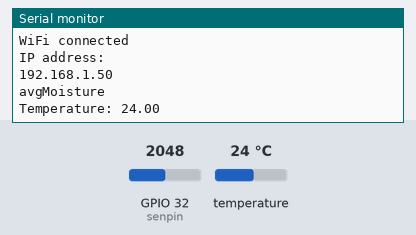
Bench run of a sketch on a simulated ESP32. Shown: the last lines printed to the serial monitor. The test bench sets the inputs (shaded band); at power-on: GPIO 32 (senpin) = 2048, temperature 24 °C. WiFi joins after 1.5 s; servers stay silent unless stated; no MQTT or app messages arrive unless stated.

Above: at 2.7 s.
2.8 s: GPIO 32 (senpin) set to 2640
At 4.3 s:
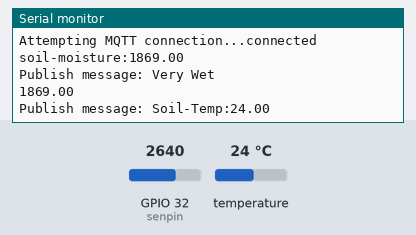
4.6 s: temperature set to 12 °C
At 6.4 s:
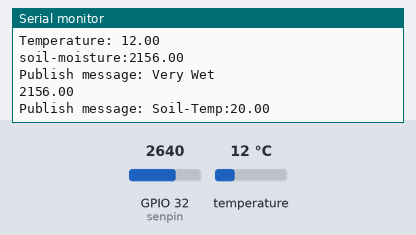
11.5 s: temperature set to 19 °C
At 13.0 s:
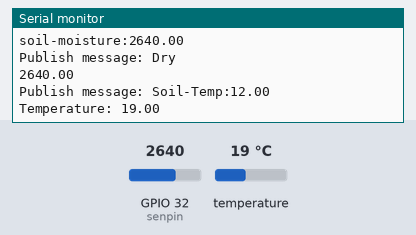
13.3 s: GPIO 32 (senpin) set to 2560
At 14.8 s:
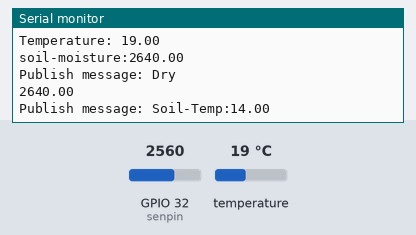
Timing chart, 0 to 16.1 s (numbered marks = the images above; inputs shaded):
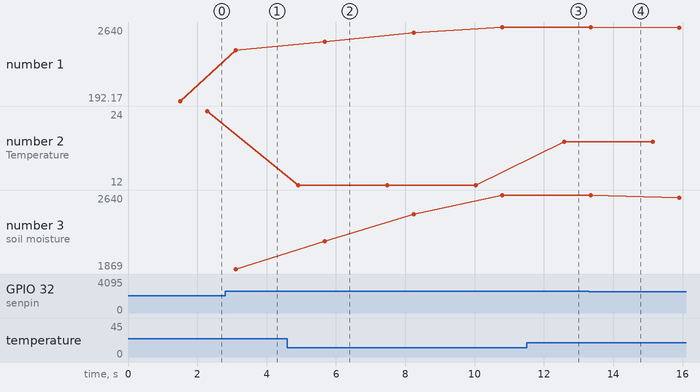

The sketch:

soil_sensors.ino
```cpp
#include <WiFi.h>
#include <PubSubClient.h>
#include <OneWire.h>
#include <DallasTemperature.h>
//#include <sstream>      // std::stringstream
#define senpin 32
#define temppin 15
#define COUNT 3

//연구실
//const char* ssid = "HL0C";
//const char* password = "22042206";
//const char* mqtt_server = "192.168.0.55";

//집
//const char* ssid = "Reborn";
//const char* password = "ming0218!";
//const char* mqtt_server = "192.168.0.2";


const char* ssid = "hhyu2";
const char* password = "";
const char* mqtt_server = "192.168.100.15";

//라즈베리파이
//const char* ssid = "LAPTOP-ImYena";
//const char* password = "Iyn1023!@";
//const char* mqtt_server = "192.168.137.1";

//요거 안댐
//const char* ssid = "MJ";
//const char* password = "mj0218!!!!";
//const char* mqtt_server = "192.168.0.2";


const int mqttPort = 1883;
const char* mqttUser = "SEN0193";
const char* mqttPassword = "1234";
const char* topic_pub = "sensor";
const char* topic_Moisture = "soil-moisture";
const char* topic_Moisture_num = "soil-moisturenum";
const char* topic_Solitemp = "soil-Temp";

WiFiClient espClient;
PubSubClient client(espClient);
OneWire oneWire(temppin);
DallasTemperature DS18B20(&oneWire);
long lastMsg = 0;
char msg[50];
String packet;
float SMoisture,STemp;
int IDX =0;
float avgSMoisture,avgSTemp;


int SMoistureArray[COUNT];
int STempArray[COUNT];

void setup() {
  Serial.begin(9600);
  setup_wifi();
  DS18B20.begin();
  client.setServer(mqtt_server, mqttPort);
  //client.setCallback(callback);

  //토양수분도와 토양온도에 초반 값 설정 -- 카운트 후 제대로 보정된 값 출력
  for(int i=0; i<COUNT; i++){
    SMoistureArray[i] = 1780;
    STempArray[i] = 25;
  }
}

//와이파이 연결코드
void setup_wifi() {

  delay(10);
  // We start by connecting to a WiFi network
  Serial.println();
  Serial.print("Connecting to ");
  Serial.println(ssid);

  WiFi.begin(ssid, password);

  while (WiFi.status() != WL_CONNECTED) {
    delay(500);
    Serial.print(".");
  }

  Serial.println("");
  Serial.println("WiFi connected");
  Serial.println("IP address: ");
  Serial.println(WiFi.localIP());
  Serial.println("avgMoisture");
}

//통신 실패시 다시 통신
void reconnect() {
  // Loop until we're reconnected
  while (!client.connected()) {
    Serial.print("Attempting MQTT connection...");
    // Attempt to connect
    if (client.connect("ESP32Client")) {
      Serial.println("connected");
      // Once connected, publish an announcement...
      // ... and resubscribe
      //client.subscribe(topic_sub);
    } else {
      Serial.print("failed, rc=");
      Serial.print(client.state());
      Serial.println(" try again in 5 seconds");
      // Wait 5 seconds before retrying
      delay(5000);
    }
  }
}

//토양수분도
float getSMoisture() {

  float t = analogRead(senpin);

  return(t);
}

//토양온도
void read_temperature() {
    float temp;
    do {
       DS18B20.requestTemperatures();
       temp = DS18B20.getTempCByIndex(0);
       Serial.print("Temperature: ");
       Serial.println(temp);
    } while (temp == 85.0 || temp == (-127.0));
}

//통신 코드
void mqtt_publish(float SMoisture, float STemp){
  String Moisturelevel;
  if (!client.connected()) {
    reconnect();
  }
  client.loop();

  long now = millis();
  if (now - lastMsg > 2000) {
    lastMsg = now;

    packet = "soil-moisture:" + String(SMoisture);
    //문자열과 숫자를 합친다.
    packet.toCharArray(msg, 50);
    //mqtt publishing이 char형으로만 보낼 수 있기때문에 toCharArray로 변환한다.
    Serial.println(msg);
    client.publish(topic_pub, msg);

    if(SMoisture >= 0 && SMoisture <=2200){ //0~2200의 저항 값이면 굉장히 젖은 상태
       Moisturelevel = "Very Wet";
    }else if(SMoisture >= 2201 && SMoisture <= 2600){ // 적정한 상태
      Moisturelevel = "Wet";
    }else{ //그 이상이면 마른 상태
      Moisturelevel = "Dry";
    }
    packet = String(Moisturelevel); //대시보드용 상태표기
    //문자열과 숫자를 합친다.
    packet.toCharArray(msg, 50);
    Serial.print("Publish message: "); Serial.println(msg);
    client.publish(topic_Moisture, msg);

    packet = String(SMoisture); //대시보드 그래프용 값
    packet.toCharArray(msg, 50);
    Serial.println(msg);
    client.publish(topic_Moisture_num, msg);

    packet = "Soil-Temp:" + String(STemp);
    //문자열과 숫자를 합친다.
    packet.toCharArray(msg, 50);
    //mqtt publishing이 char형으로만 보낼 수 있기때문에 toCharArray로 변환한다.
    Serial.print("Publish message: ");Serial.println(msg);
    client.publish(topic_pub, msg);

    packet = String(STemp);
    //문자열과 숫자를 합친다.
    packet.toCharArray(msg, 50);
    //Serial.print("Publish message: "); Serial.println(msg);
    client.publish(topic_Solitemp, msg);

  }
}

void loop() {
  int SMoisturesum, STempsum;

  SMoisture = getSMoisture(); //토양수분도를 받아서 변수에 입력
  read_temperature();         //토양온도를 받아서 변수에 입력

  DS18B20.requestTemperatures();
  STemp = DS18B20.getTempCByIndex(0);

  //---------- 순환 큐 ------------
  SMoistureArray[IDX] = SMoisture;
  STempArray[IDX] = STemp;

  IDX = ++IDX % COUNT;  //순환 큐를 위해 주소를 순환

  SMoisturesum = 0;     //누적 변수 초기화
  STempsum = 0;         //누적 변수 초기화

  //이동평균법 구현
  for(int i=0; i<COUNT; i++){
    SMoisturesum += SMoistureArray[i];
    STempsum += STempArray[i];
  }
    avgSMoisture = SMoisturesum/COUNT;  //누적 값을 평균
    avgSTemp = STempsum/COUNT;          //누적 값을 평균


    //통신
    mqtt_publish(avgSMoisture, avgSTemp);

  delay(1000);
}
```

Measured:
- after the input at 4.6 s, the serial monitor: prints a new line after 0.31 s (image 2)
- after the input at 11.5 s, the serial monitor: prints a new line after 1.1 s (image 3)
- plotted number 1: 2640 → 2613 after the input at 13.3 s
- plotted number 2: 24 → 12 after the input at 4.6 s, 12 → 19 after the input at 11.5 s
- plotted number 3: 2640 → 2613 after the input at 13.3 s
